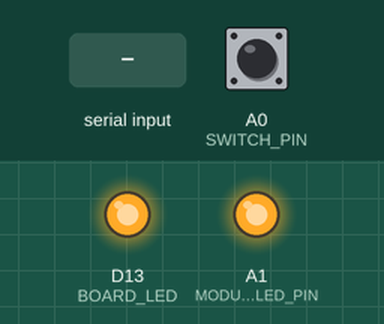
Simulated run of this sketch. Board: STM32 Nucleo. Parts: output pins drawn as LEDs (lit = HIGH). Inputs (shaded band) come from the test bench; at power-on: A0 (SWITCH_PIN) HIGH. What the sketch prints to the serial monitor is not drawn.

Above: at 1.2 s.
1.3 s: "3\n" received over Serial
At 1.45 s:
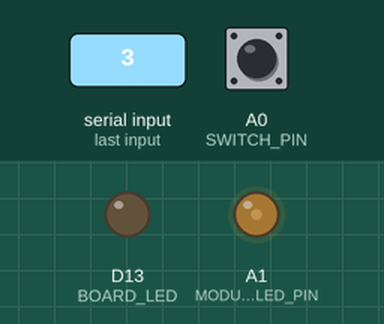
4.3 s: A0 (SWITCH_PIN) pulled LOW for 0.15 s
7.3 s: "4\n" received over Serial
10.3 s: "1\n" received over Serial
11.8 s: A0 (SWITCH_PIN) pulled LOW for 1 s
At 12.4 s:
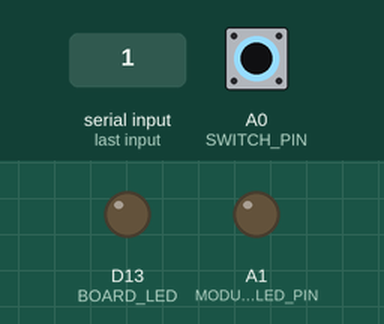
14.3 s: A0 (SWITCH_PIN) pulled LOW for 3.2 s
At 18.0 s:
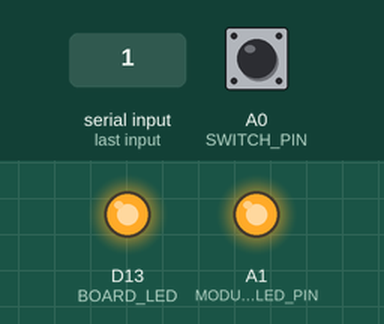
Timing chart, 0 to 19.5 s (numbered marks = the images above; inputs shaded):
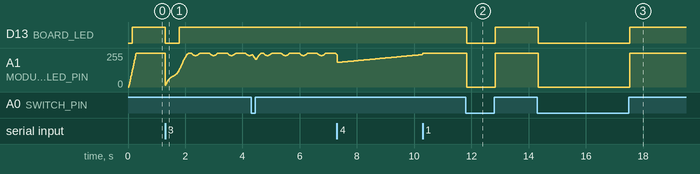

The sketch:

MagicLightCup.ino
```cpp
/*
 * 매직 라이트컵 모듈 테스트 (KY-027 Magic Light Cup)
 * 보드: NUCLEO-F103RB (STM32F103RBT6)
 * 환경: Arduino IDE with STM32duino
 *
 * 모듈 구성: 수은 스위치 + LED 내장
 *
 * 핀 연결:
 *   - VCC: 3.3V
 *   - GND: GND
 *   - Signal (S): PA0 (수은 스위치 출력)
 *   - LED (L): PA1 (LED 제어, PWM)
 */

#define SWITCH_PIN PA0       // 수은 스위치 입력
#define MODULE_LED_PIN PA1   // 모듈 내장 LED (PWM)
#define BOARD_LED LED_BUILTIN // 보드 내장 LED

// 기울기 상태
bool isTilted = false;
bool lastTiltState = false;
unsigned long lastDebounceTime = 0;
const unsigned long debounceDelay = 30;

// LED 밝기 제어
int brightness = 0;
int targetBrightness = 0;
const int fadeSpeed = 10;  // 밝기 변화 속도

// 물 흐르는 효과 변수
bool waterEffect = false;
int waterLevel = 0;
int waterDirection = 1;

// 동작 모드
enum Mode {
  MODE_BASIC,      // 기본 기울기 감지
  MODE_FADE,       // 부드러운 페이드
  MODE_WATER,      // 물 흐르는 효과
  MODE_BRIGHTNESS  // 기울기로 밝기 조절
};

Mode currentMode = MODE_FADE;

// 기울기 각도 추정 (연속 감지 시간 기반)
unsigned long tiltStartTime = 0;
int estimatedAngle = 0;

void setup() {
  Serial.begin(115200);
  while (!Serial) {
    ;
  }

  pinMode(SWITCH_PIN, INPUT);
  pinMode(MODULE_LED_PIN, OUTPUT);
  pinMode(BOARD_LED, OUTPUT);

  analogWrite(MODULE_LED_PIN, 0);

  Serial.println("================================");
  Serial.println("매직 라이트컵 모듈 테스트");
  Serial.println("NUCLEO-F103RB");
  Serial.println("================================");
  Serial.println();
  Serial.println("명령어:");
  Serial.println("  1: 기본 모드 (ON/OFF)");
  Serial.println("  2: 페이드 모드 (부드러운 전환)");
  Serial.println("  3: 물결 효과 모드");
  Serial.println("  4: 밝기 조절 모드");
  Serial.println();
  Serial.println("모듈을 기울여보세요!");
  Serial.println();
}

void loop() {
  // 시리얼 명령 처리
  if (Serial.available() > 0) {
    char cmd = Serial.read();
    processCommand(cmd);
  }

  // 기울기 상태 읽기 (디바운싱)
  bool reading = digitalRead(SWITCH_PIN);

  if (reading != lastTiltState) {
    lastDebounceTime = millis();
  }

  if ((millis() - lastDebounceTime) > debounceDelay) {
    if (reading != isTilted) {
      isTilted = reading;

      if (isTilted) {
        tiltStartTime = millis();
        Serial.println("[기울기] 기울어짐 감지");
      } else {
        unsigned long tiltDuration = millis() - tiltStartTime;
        Serial.print("[기울기] 원위치 복귀 (기울어진 시간: ");
        Serial.print(tiltDuration);
        Serial.println("ms)");
      }
    }
  }

  lastTiltState = reading;

  // 현재 모드에 따른 LED 제어
  switch (currentMode) {
    case MODE_BASIC:
      basicMode();
      break;
    case MODE_FADE:
      fadeMode();
      break;
    case MODE_WATER:
      waterMode();
      break;
    case MODE_BRIGHTNESS:
      brightnessMode();
      break;
  }

  delay(10);
}

void processCommand(char cmd) {
  switch (cmd) {
    case '1':
      currentMode = MODE_BASIC;
      Serial.println("[모드] 기본 모드 (ON/OFF)");
      break;
    case '2':
      currentMode = MODE_FADE;
      Serial.println("[모드] 페이드 모드");
      break;
    case '3':
      currentMode = MODE_WATER;
      waterLevel = 0;
      Serial.println("[모드] 물결 효과 모드");
      break;
    case '4':
      currentMode = MODE_BRIGHTNESS;
      Serial.println("[모드] 밝기 조절 모드");
      break;
    default:
      if (cmd != '\n' && cmd != '\r') {
        Serial.println("알 수 없는 명령입니다. 1-4 중 선택하세요.");
      }
      break;
  }
}

// 기본 모드: 단순 ON/OFF
void basicMode() {
  if (isTilted) {
    analogWrite(MODULE_LED_PIN, 255);
    digitalWrite(BOARD_LED, HIGH);
  } else {
    analogWrite(MODULE_LED_PIN, 0);
    digitalWrite(BOARD_LED, LOW);
  }
}

// 페이드 모드: 부드러운 밝기 전환
void fadeMode() {
  // 목표 밝기 설정
  targetBrightness = isTilted ? 255 : 0;

  // 부드럽게 목표 밝기로 전환
  if (brightness < targetBrightness) {
    brightness = min(brightness + fadeSpeed, targetBrightness);
  } else if (brightness > targetBrightness) {
    brightness = max(brightness - fadeSpeed, targetBrightness);
  }

  analogWrite(MODULE_LED_PIN, brightness);
  digitalWrite(BOARD_LED, brightness > 127 ? HIGH : LOW);
}

// 물결 효과 모드: 기울이면 물이 차오르는 효과
void waterMode() {
  if (isTilted) {
    // 기울어지면 물이 차오름
    waterLevel += 3;
    if (waterLevel > 255) waterLevel = 255;
  } else {
    // 원위치면 물이 빠짐
    waterLevel -= 5;
    if (waterLevel < 0) waterLevel = 0;
  }

  // 출렁이는 효과 추가
  int wave = (int)(sin(millis() / 100.0) * 20);
  int finalLevel = constrain(waterLevel + wave, 0, 255);

  analogWrite(MODULE_LED_PIN, finalLevel);
  digitalWrite(BOARD_LED, finalLevel > 127 ? HIGH : LOW);
}

// 밝기 조절 모드: 기울어진 시간에 따라 밝기 조절
void brightnessMode() {
  static int savedBrightness = 128;

  if (isTilted) {
    // 기울어진 시간에 따라 밝기 증가
    unsigned long tiltDuration = millis() - tiltStartTime;
    int addBrightness = tiltDuration / 50;  // 50ms당 1씩 증가
    brightness = constrain(savedBrightness + addBrightness, 0, 255);
  } else {
    // 원위치 시 현재 밝기 저장
    savedBrightness = brightness;
  }

  analogWrite(MODULE_LED_PIN, brightness);
  digitalWrite(BOARD_LED, brightness > 127 ? HIGH : LOW);

  // 주기적으로 현재 밝기 출력
  static unsigned long lastPrint = 0;
  if (millis() - lastPrint > 500 && isTilted) {
    Serial.print("[밝기] ");
    Serial.print(map(brightness, 0, 255, 0, 100));
    Serial.println("%");
    lastPrint = millis();
  }
}
```

Measured:
- after the input at 1.3 s, D13 (BOARD_LED): HIGH → LOW at once, → HIGH 0.48 s later
- after the input at 11.8 s, D13 (BOARD_LED): HIGH → LOW at once, → HIGH 1.0 s later; A1 (MODULE_LED_PIN): 255/255 → 0/255 at once, → 255/255 1.0 s later
- after the input at 14.3 s, D13 (BOARD_LED): HIGH → LOW at once, → HIGH 3.2 s later; A1 (MODULE_LED_PIN): 255/255 → 0/255 at once, → 255/255 3.2 s later
